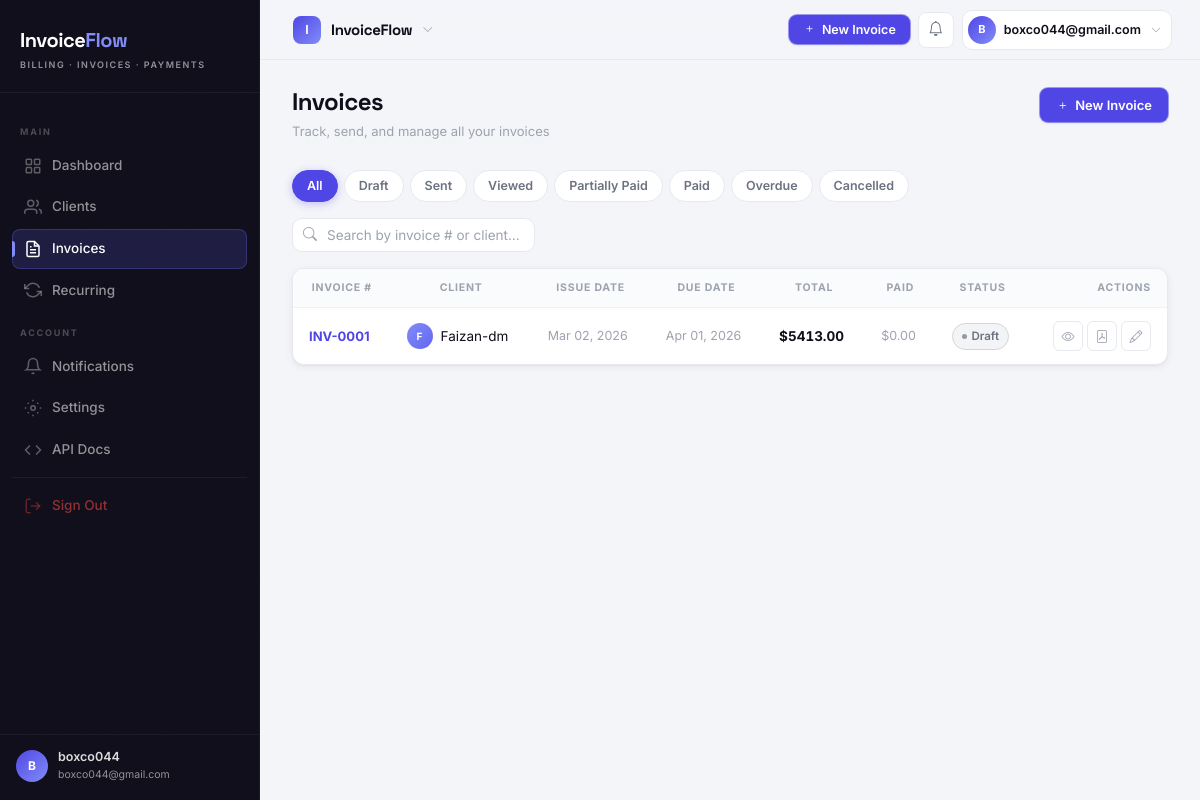
The app's page /invoices/ (signed in), older data.
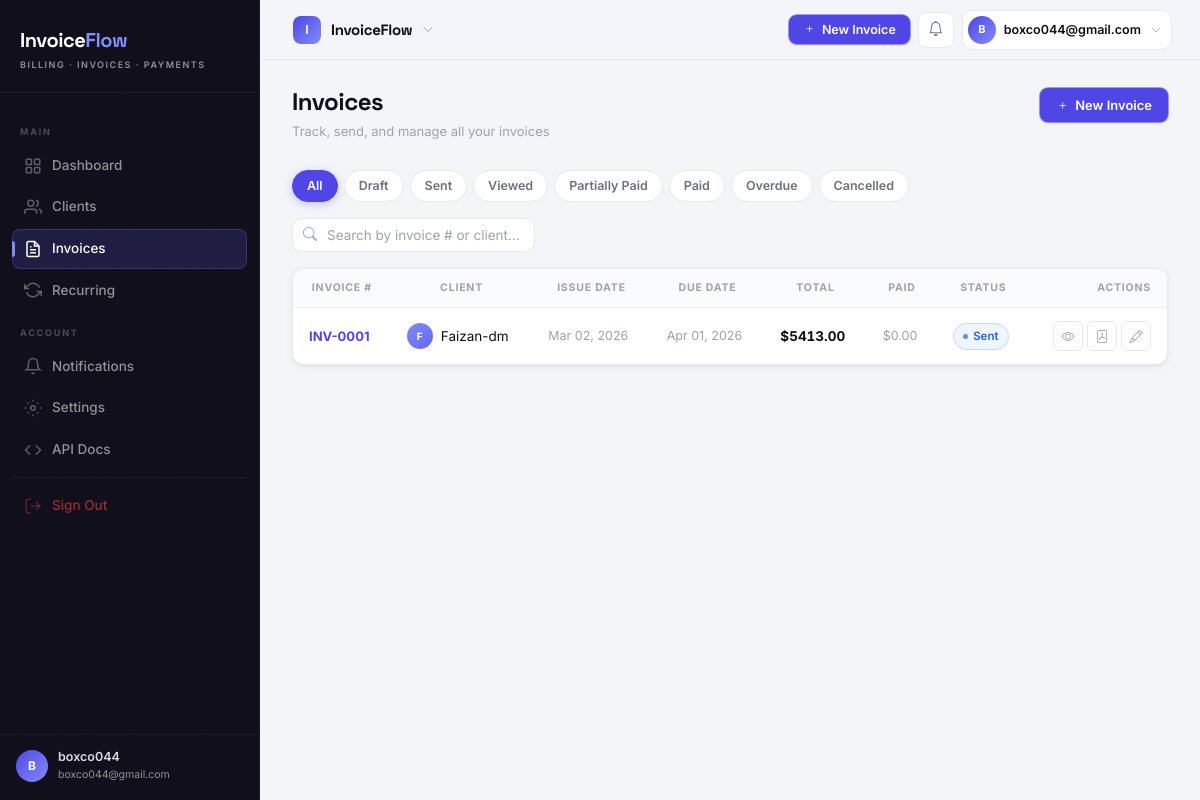
The same page, newer data.
### invoices/models.py (models this page shows, shortened)
class Invoice(models.Model):
    STATUS_DRAFT = 'draft'
    STATUS_SENT = 'sent'
    STATUS_VIEWED = 'viewed'
    STATUS_PARTIALLY_PAID = 'partially_paid'
    STATUS_PAID = 'paid'
    STATUS_OVERDUE = 'overdue'
    STATUS_CANCELLED = 'cancelled'
    STATUS_CHOICES = [
        (STATUS_DRAFT, 'Draft'),
        (STATUS_SENT, 'Sent'),
        (STATUS_VIEWED, 'Viewed'),
        (STATUS_PARTIALLY_PAID, 'Partially Paid'),
        (STATUS_PAID, 'Paid'),
        (STATUS_OVERDUE, 'Overdue'),
        (STATUS_CANCELLED, 'Cancelled'),
    ]
    id = models.UUIDField(primary_key=True, default=uuid.uuid4, editable=False)
    organization = models.ForeignKey(
        Organization, on_delete=models.CASCADE, related_name='invoices',
    )
    client = models.ForeignKey(
        Client, on_delete=models.PROTECT, related_name='invoices',
    )
    invoice_number = models.CharField(max_length=50)
    status = models.CharField(max_length=20, choices=STATUS_CHOICES, default=STATUS_DRAFT)
    issue_date = models.DateField(default=timezone.now)
    due_date = models.DateField()
    subtotal = models.DecimalField(max_digits=12, decimal_places=2, default=0)
    discount_amount = models.DecimalField(max_digits=12, decimal_places=2, default=0)
    tax_amount = models.DecimalField(max_digits=12, decimal_places=2, default=0)
    total = models.DecimalField(max_digits=12, decimal_places=2, default=0)
    amount_paid = models.DecimalField(max_digits=12, decimal_places=2, default=0)
    notes = models.TextField(blank=True)
    terms = models.TextField(blank=True)
    pdf_file = models.FileField(upload_to='invoices/pdfs/', null=True, blank=True)
    stripe_payment_intent = models.CharField(max_length=200, blank=True)
    viewed_at = models.DateTimeField(null=True, blank=True)
    sent_at = models.DateTimeField(null=True, blank=True)
    created_at = models.DateTimeField(auto_now_add=True)
    updated_at = models.DateTimeField(auto_now=True)
    class Meta:
        verbose_name = 'Invoice'
        ordering = ['-created_at']
        unique_together = ('organization', 'invoice_number')
    @property
    def is_overdue(self):
        from datetime import date
        return (
            self.status not in [self.STATUS_PAID, self.STATUS_CANCELLED]
            and self.due_date < date.today()
        )

### clients/models.py (models this page shows, shortened)
class Client(models.Model):
    id = models.UUIDField(primary_key=True, default=uuid.uuid4, editable=False)
    organization = models.ForeignKey(
        Organization,
        on_delete=models.CASCADE,
        related_name='clients',
    )
    name = models.CharField(max_length=200)
    email = models.EmailField()
    phone = models.CharField(max_length=20, blank=True)
    billing_address = models.TextField(blank=True)
    currency = models.CharField(max_length=3, default='USD')
    tax_id = models.CharField(max_length=50, blank=True, verbose_name='VAT / Tax ID')
    notes = models.TextField(blank=True, help_text='Internal notes — not shown on invoices')
    is_active = models.BooleanField(default=True)
    created_at = models.DateTimeField(auto_now_add=True)
    updated_at = models.DateTimeField(auto_now=True)
    class Meta:
        verbose_name = 'Client'
        ordering = ['name']

### invoices/views.py (the view)
# urls.py: path('', views.invoice_list, name='list'),
@login_required
def invoice_list(request):
    org = get_org(request)
    qs = Invoice.objects.filter(organization=org).select_related('client')
    status_filter = request.GET.get('status', '')
    q = request.GET.get('q', '')
    if status_filter:
        qs = qs.filter(status=status_filter)
    if q:
        qs = qs.filter(Q(invoice_number__icontains=q) | Q(client__name__icontains=q))
    return render(request, 'invoices/list.html', {
        'invoices': qs, 'status_filter': status_filter, 'q': q,
        'statuses': Invoice.STATUS_CHOICES,
    })

### invoices/views.py (called while the page is built)
def get_org(request):
    m = request.user.memberships.select_related('organization').first()
    return m.organization if m else None

### templates/invoices/list.html (shortened to what this page needs)
{% extends 'base.html' %}
{% block content %}
<div class="page-header">
  <div class="page-header-left">
    <h1 class="page-title">Invoices</h1>
    <p class="page-subtitle">Track, send, and manage all your invoices</p>
  </div>
  <div class="page-header-actions">
    <a href="{% url 'invoices:create' %}" class="btn btn-primary"><i class="bi bi-plus"></i> New Invoice</a>
  </div>
</div>
<div class="filter-tabs">
  <a href="{% url 'invoices:list' %}" class="filter-tab {% if not status_filter %}active{% endif %}">All</a>
  {% for val, label in statuses %}
  <a href="?status={{ val }}" class="filter-tab {% if status_filter == val %}active{% endif %}">{{ label }}</a>
  {% endfor %}
</div>
<form method="get" style="display:flex;align-items:center;gap:12px;margin-bottom:16px;">
  <div class="search-wrap" style="margin-bottom:0">
    <input type="text" name="q" value="{{ q }}" class="search-input" placeholder="Search by invoice # or client…">
  </div>
</form>
<div class="data-table-wrap">
  <table class="data-table">
    <thead><tr>
      <th>Invoice #</th>
      <th>Client</th>
      <th>Issue Date</th>
      <th>Due Date</th>
      <th>Total</th>
      <th>Paid</th>
      <th>Status</th>
      <th class="col-actions">Actions</th>
    </tr></thead>
    <tbody>
      {% for inv in invoices %}
      <tr>
        <td>
          <a href="{% url 'invoices:detail' inv.pk %}" class="col-primary" style="font-weight:700;font-size:13px;">{{ inv.invoice_number }}</a>
        </td>
        <td>
          <div style="display:flex;align-items:center;gap:8px;">
            <div style="width:26px;height:26px;border-radius:50%;background:linear-gradient(135deg,#818cf8,#6366f1);display:flex;align-items:center;justify-content:center;font-size:10px;font-weight:700;color:#fff;flex-shrink:0;">{{ inv.client.name|first|upper }}</div>
            {{ inv.client.name }}
          </div>
        </td>
        <td class="col-muted">{{ inv.issue_date|date:"M d, Y" }}</td>
        <td class="{% if inv.is_overdue %}text-danger{% else %}col-muted{% endif %}" style="font-weight:{% if inv.is_overdue %}600{% else %}400{% endif %};">
          {{ inv.due_date|date:"M d, Y" }}
        </td>
        <td class="col-amount" style="font-weight:700;">${{ inv.total|floatformat:2 }}</td>
        <td class="col-muted">${{ inv.amount_paid|floatformat:2 }}</td>
        <td><span class="status-badge status-{{ inv.status }}">{{ inv.get_status_display }}</span></td>
        <td class="col-actions">
          <div class="row-actions">
            <a href="{% url 'invoices:detail' inv.pk %}" class="btn-row" title="View"><i class="bi bi-eye"></i></a>
            <a href="{% url 'invoices:pdf' inv.pk %}" class="btn-row" title="PDF"><i class="bi bi-file-pdf"></i></a>
            <a href="{% url 'invoices:update' inv.pk %}" class="btn-row" title="Edit"><i class="bi bi-pencil"></i></a>
          </div>
        </td>
      </tr>
      {% endfor %}
    </tbody>
  </table>
</div>
{% endblock %}

Row changes from the older to the newer data that the page shows:
changed Invoice "INV-0001": status "Draft" → "Sent"
